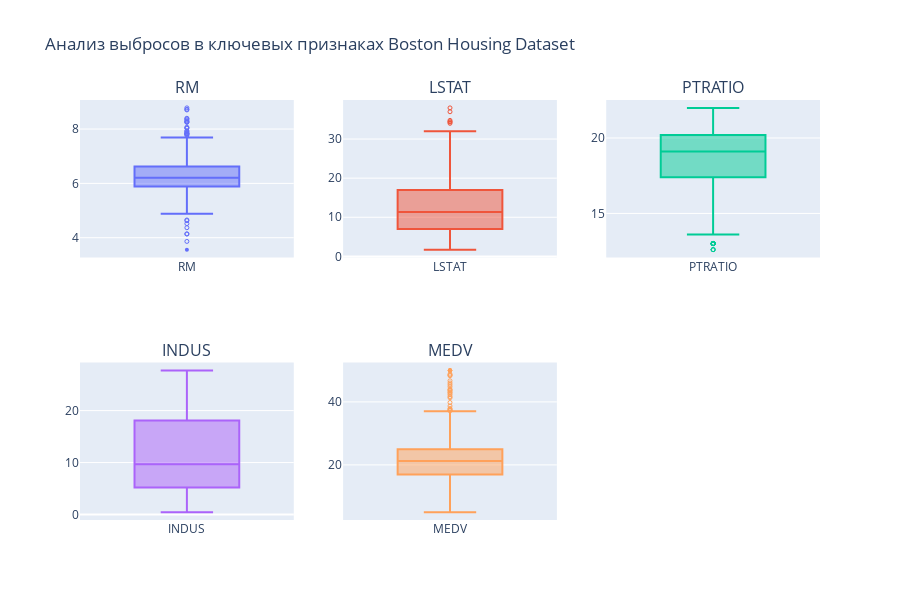

Write notebook code for a chart like this one.
### Code cell
# Анализ выбросов с помощью box plots
fig = make_subplots(rows=2, 
                    cols=3, 
                    subplot_titles=key_features + ['MEDV'])  # заголовки для каждого box plot

features_to_plot = key_features + ['MEDV']

for i, feature in enumerate(features_to_plot, 1):
    fig.add_trace(
        go.Box(
            y=df[feature],      # данные для box plot
            name=feature,       # название для легенды
            boxpoints='suspectedoutliers',  # показывать только подозрительные выбросы
            marker=dict(size=4) # размер маркеров выбросов
        ), 
        row=(i-1)//3 + 1,  # вычисление номера строки (целочисленное деление)
        col=(i-1)%3 + 1    # вычисление номера колонки (остаток от деления)
    )

fig.update_layout(
    height=600,      # высота графика
    width=900,       # ширина графика
    title_text='Анализ выбросов в ключевых признаках Boston Housing Dataset',
    showlegend=False # скрыть легенду
)
fig.show()

### Figure 1 — Plotly figure (JSON) as saved in the notebook; plotly's stock layout.template omitted (floating-point values rounded to 4 significant figures; data arrays with more than 128 entries replaced by an {"elided": "..."} marker saying what was removed)
{"data": [{"boxpoints": "suspectedoutliers", "marker": {"size": 4}, "name": "RM", "type": "box", "xaxis": "x", "y": {"elided": "505 float values"}, "yaxis": "y"}, {"boxpoints": "suspectedoutliers", "marker": {"size": 4}, "name": "LSTAT", "type": "box", "xaxis": "x2", "y": {"elided": "505 float values"}, "yaxis": "y2"}, {"boxpoints": "suspectedoutliers", "marker": {"size": 4}, "name": "PTRATIO", "type": "box", "xaxis": "x3", "y": {"elided": "505 float values"}, "yaxis": "y3"}, {"boxpoints": "suspectedoutliers", "marker": {"size": 4}, "name": "INDUS", "type": "box", "xaxis": "x4", "y": {"elided": "505 float values"}, "yaxis": "y4"}, {"boxpoints": "suspectedoutliers", "marker": {"size": 4}, "name": "MEDV", "type": "box", "xaxis": "x5", "y": {"elided": "505 float values"}, "yaxis": "y5"}], "layout": {"annotations": [{"font": {"size": 16}, "showarrow": false, "text": "RM", "x": 0.1444, "xanchor": "center", "xref": "paper", "y": 1, "yanchor": "bottom", "yref": "paper"}, {"font": {"size": 16}, "showarrow": false, "text": "LSTAT", "x": 0.5, "xanchor": "center", "xref": "paper", "y": 1, "yanchor": "bottom", "yref": "paper"}, {"font": {"size": 16}, "showarrow": false, "text": "PTRATIO", "x": 0.8556, "xanchor": "center", "xref": "paper", "y": 1, "yanchor": "bottom", "yref": "paper"}, {"font": {"size": 16}, "showarrow": false, "text": "INDUS", "x": 0.1444, "xanchor": "center", "xref": "paper", "y": 0.375, "yanchor": "bottom", "yref": "paper"}, {"font": {"size": 16}, "showarrow": false, "text": "MEDV", "x": 0.5, "xanchor": "center", "xref": "paper", "y": 0.375, "yanchor": "bottom", "yref": "paper"}], "height": 600, "showlegend": false, "title": {"text": "Анализ выбросов в ключевых признаках Boston Housing Dataset"}, "width": 900, "xaxis": {"anchor": "y", "domain": [0, 0.2889]}, "xaxis2": {"anchor": "y2", "domain": [0.3556, 0.6444]}, "xaxis3": {"anchor": "y3", "domain": [0.7111, 1]}, "xaxis4": {"anchor": "y4", "domain": [0, 0.2889]}, "xaxis5": {"anchor": "y5", "domain": [0.3556, 0.6444]}, "xaxis6": {"anchor": "y6", "domain": [0.7111, 1]}, "yaxis": {"anchor": "x", "domain": [0.625, 1]}, "yaxis2": {"anchor": "x2", "domain": [0.625, 1]}, "yaxis3": {"anchor": "x3", "domain": [0.625, 1]}, "yaxis4": {"anchor": "x4", "domain": [0, 0.375]}, "yaxis5": {"anchor": "x5", "domain": [0, 0.375]}, "yaxis6": {"anchor": "x6", "domain": [0, 0.375]}}}
